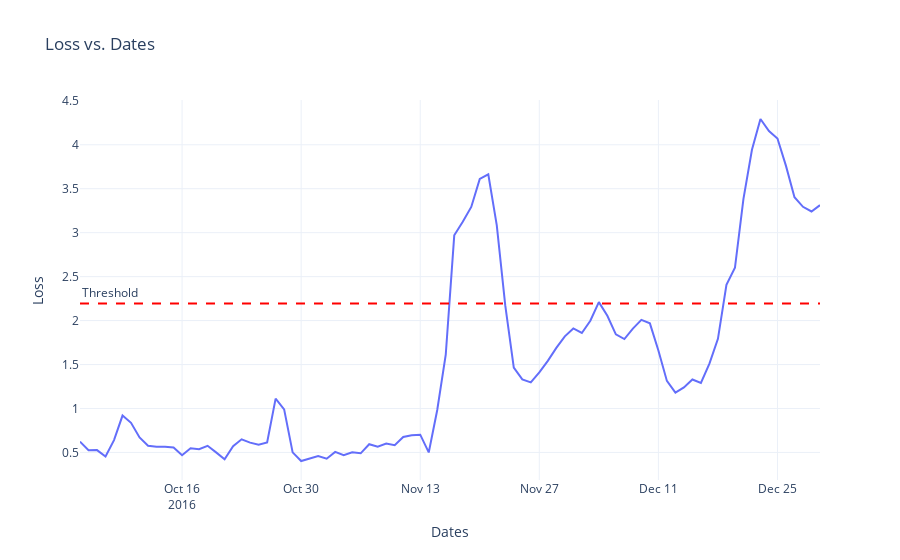

Notebook cell for this chart:
### Code cell
## predict the metrics for test data

# def predict(model,data,threshold):
recons_test_data=model.predict(X_test)
# print(X_test.shape)
data_loss_test=tf.keras.losses.mae(recons_test_data,X_test)
# print(data_loss)
data_loss_test_mean=tf.reduce_mean(data_loss_test,axis=1)
# print(data_loss_test_mean)
results_dated=pd.DataFrame({'Dates':test_df.index[seq_len:],'Loss':data_loss_test_mean})
display(results_dated)

##Normal plot
# results_dated.plot(x='Dates',y='Loss',figsize=(10,5))
# plt.axhline(y=threshold, color='red', linestyle='--', linewidth=2, label='Threshold')

####potly plots for interactivity

fig = px.line(results_dated, x='Dates', y='Loss', title='Loss vs. Dates', labels={'Loss': 'Loss', 'Dates': 'Dates'}) 
# Add a threshold line threshold = 0.5 # Replace with the actual threshold value
fig.add_hline(y=threshold, line=dict(color='red', width=2, dash='dash'), annotation_text='Threshold', annotation_position='top left') # Customize the layout 
fig.update_layout( xaxis_title='Dates', yaxis_title='Loss', legend_title='Legend', template='plotly_white') # Show the plot 




    # # anomalous_data_indices=np.where(data_loss_mean>threshold)
    # return tf.math.less(threshold,data_loss_mean)
# def print_stats(predcitions,labels):
#     print("Accuracy={} ".format(accuracy_score(labels,predictions)))
#     print("Precision={} ".format(precision_score(labels,predictions)))
#     print("Recall={} ".format(recall_score(labels,predictions)))

### Figure 1 — Plotly figure (JSON) as saved in the notebook; plotly's stock layout.template omitted (floating-point values rounded to 4 significant figures)
{"data": [{"hovertemplate": "Dates=%{x}<br>Loss=%{y}<extra></extra>", "legendgroup": "", "line": {"color": "#636efa", "dash": "solid"}, "marker": {"symbol": "circle"}, "mode": "lines", "name": "", "orientation": "v", "showlegend": false, "type": "scatter", "x": ["2016-10-04T00:00:00", "2016-10-05T00:00:00", "2016-10-06T00:00:00", "2016-10-07T00:00:00", "2016-10-08T00:00:00", "2016-10-09T00:00:00", "2016-10-10T00:00:00", "2016-10-11T00:00:00", "2016-10-12T00:00:00", "2016-10-13T00:00:00", "2016-10-14T00:00:00", "2016-10-15T00:00:00", "2016-10-16T00:00:00", "2016-10-17T00:00:00", "2016-10-18T00:00:00", "2016-10-19T00:00:00", "2016-10-20T00:00:00", "2016-10-21T00:00:00", "2016-10-22T00:00:00", "2016-10-23T00:00:00", "2016-10-24T00:00:00", "2016-10-25T00:00:00", "2016-10-26T00:00:00", "2016-10-27T00:00:00", "2016-10-28T00:00:00", "2016-10-29T00:00:00", "2016-10-30T00:00:00", "2016-10-31T00:00:00", "2016-11-01T00:00:00", "2016-11-02T00:00:00", "2016-11-03T00:00:00", "2016-11-04T00:00:00", "2016-11-05T00:00:00", "2016-11-06T00:00:00", "2016-11-07T00:00:00", "2016-11-08T00:00:00", "2016-11-09T00:00:00", "2016-11-10T00:00:00", "2016-11-11T00:00:00", "2016-11-12T00:00:00", "2016-11-13T00:00:00", "2016-11-14T00:00:00", "2016-11-15T00:00:00", "2016-11-16T00:00:00", "2016-11-17T00:00:00", "2016-11-18T00:00:00", "2016-11-19T00:00:00", "2016-11-20T00:00:00", "2016-11-21T00:00:00", "2016-11-22T00:00:00", "2016-11-23T00:00:00", "2016-11-24T00:00:00", "2016-11-25T00:00:00", "2016-11-26T00:00:00", "2016-11-27T00:00:00", "2016-11-28T00:00:00", "2016-11-29T00:00:00", "2016-11-30T00:00:00", "2016-12-01T00:00:00", "2016-12-02T00:00:00", "2016-12-03T00:00:00", "2016-12-04T00:00:00", "2016-12-05T00:00:00", "2016-12-06T00:00:00", "2016-12-07T00:00:00", "2016-12-08T00:00:00", "2016-12-09T00:00:00", "2016-12-10T00:00:00", "2016-12-11T00:00:00", "2016-12-12T00:00:00", "2016-12-13T00:00:00", "2016-12-14T00:00:00", "2016-12-15T00:00:00", "2016-12-16T00:00:00", "2016-12-17T00:00:00", "2016-12-18T00:00:00", "2016-12-19T00:00:00", "2016-12-20T00:00:00", "2016-12-21T00:00:00", "2016-12-22T00:00:00", "2016-12-23T00:00:00", "2016-12-24T00:00:00", "2016-12-25T00:00:00", "2016-12-26T00:00:00", "2016-12-27T00:00:00", "2016-12-28T00:00:00", "2016-12-29T00:00:00", "2016-12-30T00:00:00"], "xaxis": "x", "y": [0.6232, 0.5243, 0.5262, 0.4529, 0.6401, 0.9193, 0.8368, 0.671, 0.576, 0.5637, 0.5658, 0.5553, 0.4679, 0.5477, 0.5374, 0.5751, 0.5001, 0.4218, 0.5698, 0.6491, 0.6113, 0.5868, 0.6136, 1.112, 0.9902, 0.5005, 0.4024, 0.4286, 0.4582, 0.4283, 0.506, 0.469, 0.5018, 0.4898, 0.5935, 0.5647, 0.6, 0.5828, 0.6763, 0.696, 0.7018, 0.4999, 0.9826, 1.611, 2.97, 3.125, 3.292, 3.611, 3.664, 3.083, 2.169, 1.465, 1.33, 1.297, 1.41, 1.542, 1.69, 1.821, 1.911, 1.859, 1.998, 2.21, 2.055, 1.843, 1.789, 1.909, 2.007, 1.968, 1.66, 1.313, 1.18, 1.239, 1.33, 1.291, 1.51, 1.792, 2.406, 2.6, 3.384, 3.942, 4.293, 4.156, 4.071, 3.76, 3.403, 3.294, 3.241, 3.313], "yaxis": "y"}], "layout": {"annotations": [{"showarrow": false, "text": "Threshold", "x": 0, "xanchor": "left", "xref": "x domain", "y": 2.195, "yanchor": "bottom", "yref": "y"}], "legend": {"title": {"text": "Legend"}, "tracegroupgap": 0}, "shapes": [{"line": {"color": "red", "dash": "dash", "width": 2}, "type": "line", "x0": 0, "x1": 1, "xref": "x domain", "y0": 2.195, "y1": 2.195, "yref": "y"}], "title": {"text": "Loss vs. Dates"}, "xaxis": {"anchor": "y", "domain": [0, 1], "title": {"text": "Dates"}}, "yaxis": {"anchor": "x", "domain": [0, 1], "title": {"text": "Loss"}}}}
